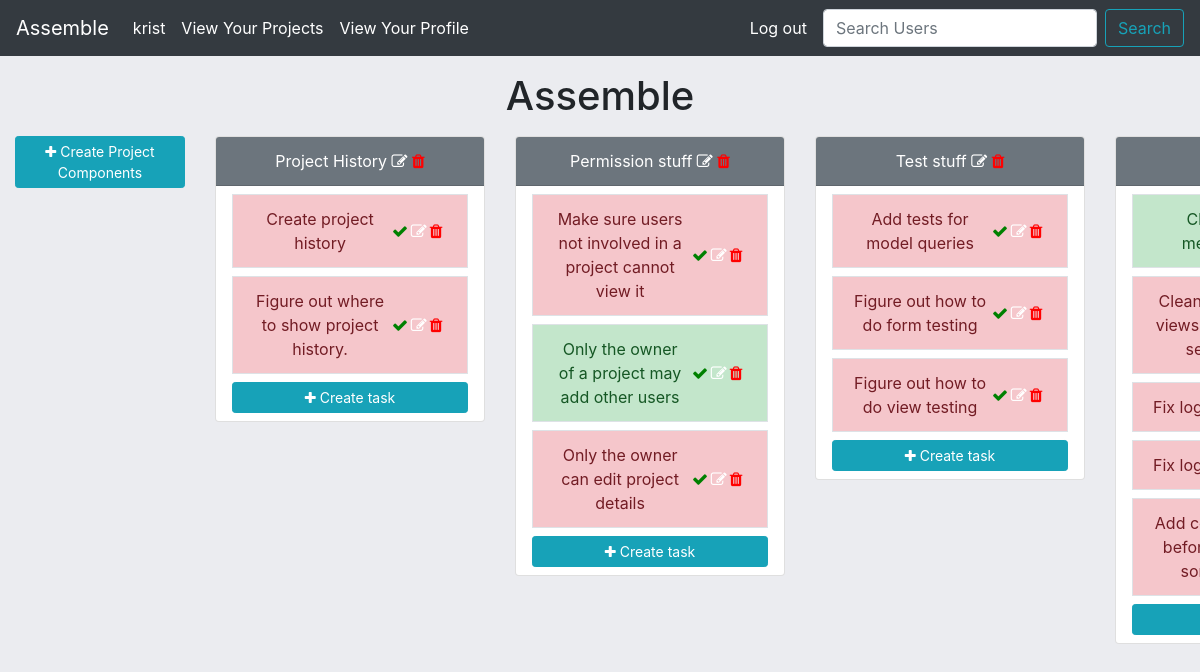
Page /home/project-list/project-detail/assemble/ (signed in) on the earlier database version.
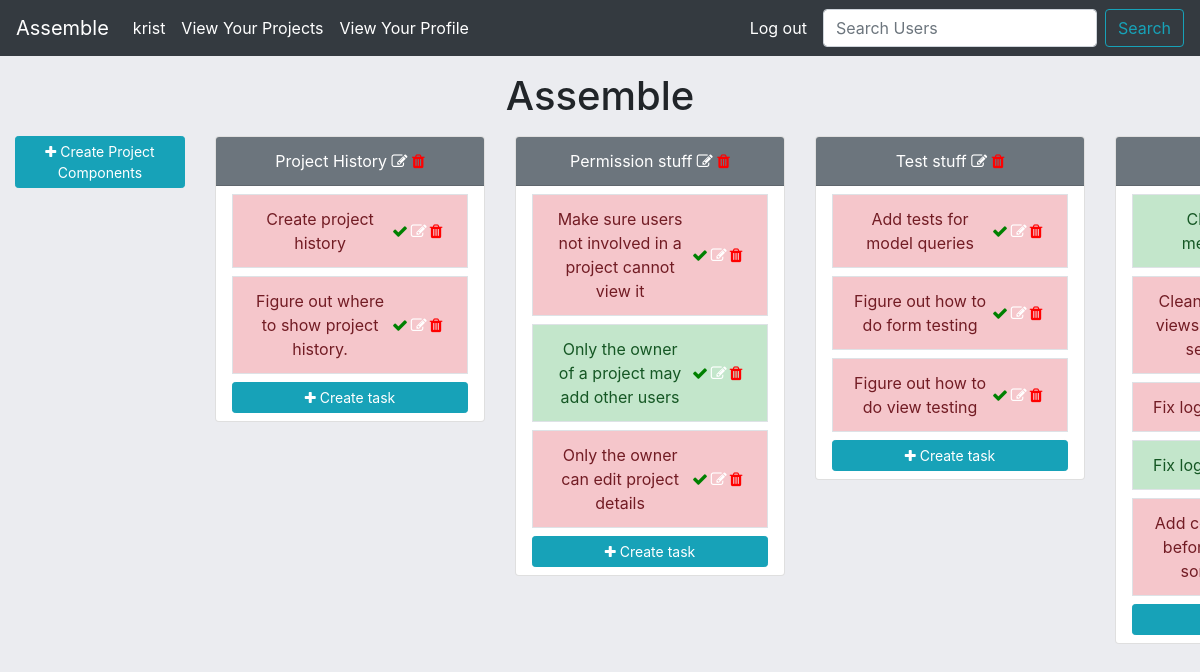
Same page on the later database version.
### assemble/models.py (models this page shows, shortened)
class Project(models.Model):
    name = models.CharField(max_length=60)
    description = models.TextField(max_length=400)
    user = models.ManyToManyField('Profile',blank=True)
    owner = models.ForeignKey('Profile',blank=True,on_delete=models.CASCADE,related_name="creator")
    slug = models.SlugField(max_length=100,unique=True,blank=True,null=True)
    completed= models.BooleanField(default=False)
    def __str__(self):
        return self.name

class ProjectComponent(models.Model):
    name = models.CharField(max_length=200)
    description = models.CharField(max_length=200,blank=True)
    slug = models.SlugField(max_length=100,unique=True,blank=True,null=True)
    completed = models.BooleanField(default=False)
    task = models.ForeignKey('self',null=True,default=None,related_name="component",on_delete=models.CASCADE)
    project = models.ForeignKey(Project,on_delete=models.CASCADE)

### assemble/views.py (the view)
# urls.py: path('project-list/project-detail/<project_slug>/',project_detail_view,name="project-detail"),
@login_required
def project_detail_view(request,project_slug):
    is_me = Profile.objects.get(user=request.user)
    project = Project.objects.filter(user=is_me).get(slug=project_slug)
    project_components = ProjectComponent.objects.filter(project__name=project).filter(task=None)
    context = {
        'project':project,
        'project_components':project_components,
    }
    return render(request,'assemble/project_detail.html',context)

### templates/assemble/project_detail.html (shortened to what this page needs)
{% extends 'assemble/base.html' %}
{% load crispy_forms_tags %}
{% block content %}
<div class="text-center my-3">
    <h1>{{ project.name }}</h1>
</div>
    <div class="row text-center flex-nowrap">
        <div class="col-md-2">
            <a class="btn btn-info btn-sm text-white mb-2" href="{% url 'project-component-create' project.slug %}"><i class="fa fa-plus"></i> Create Project Components</a>
        </div>
        {% for component in project_components %}
            <div class="col-md-3 mb-2">
                <div class="card text-white" >
                    <div class="card-header bg-secondary mb-2">
                        {{ component.name }}  <a href="{% url 'edit-details' component.id %}"><span style="color:white;font-size:1rem;"><i class="fa fa-edit"></i></span></a>
                        <a href="{% url 'delete-task' component.id %}"><span style="color:red;font-size:1rem;"><i class="fa fa-trash"></i></span></a>
                    </div>
                    <div class="list-group">
                        <ul class="list-group px-3" style="overflow-y:scroll;max-height:500px;">
                            {% for task in component.component.all %}
                                {% if task.completed == True %}
                                    <li class="list-group-item d-flex justify-content-between align-items-center border mb-2 rounded-0 list-group-item-success">
                                        {{task.name}}
                                        <span class="badge">
                                            <a href="{% url 'finish-task' task.id%}"><span style="color:green;font-size:1rem;"><i class="fa fa-check"></i></span></a>
                                            <a href="{% url 'edit-details' task.id %}"><span style="color:white;font-size:1rem;"><i class="fa fa-edit"></i></span></a>
                                            <a href="{% url 'delete-task' task.id%}"><span style="color:red;font-size:1rem;"><i class="fa fa-trash"></i></span></a>
                                        </span>
                                    </li>
                                {% else %}
                                    <li class="list-group-item d-flex justify-content-between align-items-center border mb-2 rounded-0 list-group-item-danger">
                                        {{task.name}}
                                        <span class="badge">
                                            <a href="{% url 'finish-task' task.id%}"><span style="color:green;font-size:1rem;"><i class="fa fa-check"></i></span></a>
                                            <a href="{% url 'edit-details' task.id %}"><span style="color:white;font-size:1rem;"><i class="fa fa-edit"></i></span></a>
                                            <a href="{% url 'delete-task' task.id%}"><span style="color:red;font-size:1rem;"><i class="fa fa-trash"></i></span></a>
                                        </span>
                                    </li>
                                {% endif %}
                            {% endfor %}
                            <button class="btn btn-info btn-sm text-white mb-2" data-toggle="modal" data-target="#component-{{component.slug}}">
                                <i class="fa fa-plus"></i> Create task
                            </button>
                        </ul>
                    </div>
                </div>
            </div>
        {% endfor %}
    </div>
{% endblock content %}

### templates/assemble/base.html (shortened to what this page needs)
<!DOCTYPE html>
{% load static %}
<html lang="en">
<head>
    <link rel="stylesheet" href="https://stackpath.bootstrapcdn.com/bootstrap/4.4.1/css/bootstrap.min.css">
    <link rel="stylesheet" href="https://stackpath.bootstrapcdn.com/font-awesome/4.7.0/css/font-awesome.min.css">
    <link rel="stylesheet" href="{% static 'css/navbar.css' %}">
</head>
<body style="background-color:#EBECF0">
    {% include 'assemble/navbar_horizontal.html' %}
    <div class="container-fluid" style="height:100vh;overflow-x:auto">
        <div class="row">
            <div class="col">
                {% block content %}
                {% endblock content %}
            </div>
        </div>
    </div>
</body>
</html>

### templates/assemble/navbar_horizontal.html (shortened to what this page needs)
<nav class="navbar sticky-top navbar-expand-lg navbar-light bg-dark">
    <a class="navbar-brand text-white" href="{% url 'home' %}">
        Assemble
    </a>
    <ul class="navbar-nav mr-auto">
        <li class="nav-item active">
            <a class="nav-link disabled text-white">{{ user.username }} </a>
        </li>
        {% if not user.is_authenticated %}
            <li class="nav-item">
                <a class="nav-link text-white" href="{% url 'login' %}">Login</a>
            </li>
            <li class="nav-item">
                <a class="nav-link text-white" href="{% url 'sign-up' %}">Sign up</a>
            </li>
        </ul>
        {% else %}
            <li class="nav-item">
                <a class="nav-link text-white" href="{% url 'project-list' %}">
                    View Your Projects
                </a>
            </li>
            <li class="nav-item">
                <a class="nav-link text-white" href="{% url 'profile' %}">
                    View Your Profile
                </a>
            </li>
        </ul>
        <a class="nav-link text-white navbar-text" href="{% url 'logged_out' %}">Log out</a>
        <form class="form-inline" method="post" action="{% url 'search-user' %}">
            <input class="form-control mr-sm-2" name="username" type="search" placeholder="Search Users" aria-label="Search">
            <button class="btn btn-outline-info my-2 my-sm-0" type="submit">Search</button>
        </form>
        {% endif %}
</nav>

### templates/assemble/modal_task_form.html (shortened to what this page needs)
{% load crispy_forms_tags %}

Differences in the rows shown:
changed ProjectComponent (number 16 of 17 on the later page): completed False → True (drawn)
